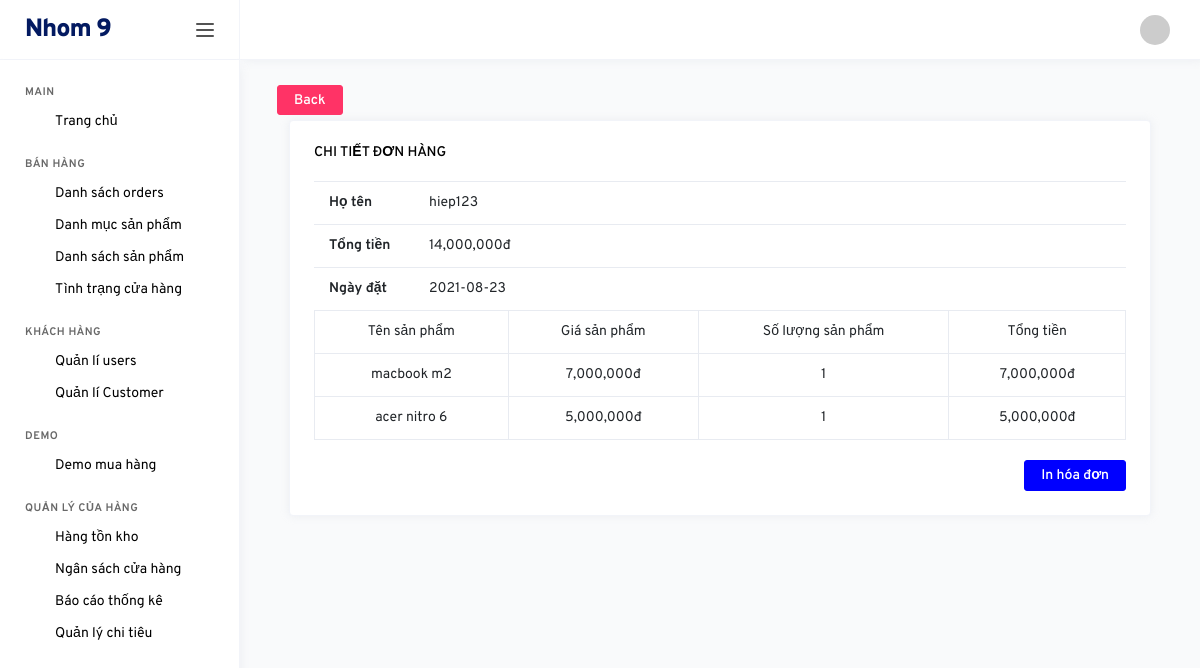
Page /backend/index.php?controller=orders&action=detail&id=27 (signed in) on the committed database.
### tables this page shows
CREATE TABLE `customers` (
  `id` int(11) NOT NULL,
  `name` varchar(500) NOT NULL,
  `phone` int(11) NOT NULL,
  `password` varchar(500) NOT NULL,
  `thoi_quen` varchar(500) NOT NULL,
  `so_thich` varchar(500) NOT NULL,
  `sinh_nhat` date NOT NULL
);

CREATE TABLE `orders` (
  `id` int(11) NOT NULL,
  `customer_id` int(11) NOT NULL,
  `date` date NOT NULL,
  `price` int(11) NOT NULL
);

CREATE TABLE `order_detail` (
  `id` int(11) NOT NULL,
  `order_id` int(11) NOT NULL,
  `product_id` int(11) NOT NULL,
  `quantity` int(11) NOT NULL
);

CREATE TABLE `products` (
  `id` int(11) NOT NULL,
  `name` varchar(500) NOT NULL,
  `category_id` int(11) NOT NULL,
  `ma_hang` varchar(500) NOT NULL,
  `bao_hanh` int(11) NOT NULL,
  `so_imei` varchar(500) NOT NULL,
  `so_serial` varchar(500) NOT NULL,
  `ton_kho` int(11) NOT NULL,
  `xuat_su` varchar(500) NOT NULL,
  `price` int(11) NOT NULL
);

### backend/controllers/OrdersController.php (called while the page is built, shortened)
<?php
	include "Models/OrdersModel.php";
	class OrdersController extends Controller{
		public function detail(){
			$id = isset($_GET["id"]) ? $_GET["id"] : 0;
			$data = $this->modelListOrderDetails($id);
			$this->loadView("OrderDetailView.php",["data"=>$data,"id"=>$id]);
		}
	}
 ?>

### backend/models/OrdersModel.php (called while the page is built, shortened)
<?php
	trait OrdersModel{
		public function modelGetOrders($id){
			$conn = Connection::getInstance();
			$query = $conn->query("select * from orders where id = $id");
			return $query->fetch();
		}
		public function modelGetCustomers($id){
			$conn = Connection::getInstance();
			$query = $conn->query("select * from customers where id = $id");
			return $query->fetch();
		}
		public function modelGetProducts($id){
			$conn = Connection::getInstance();
			$query = $conn->query("select * from products where id = $id");
			return $query->fetch();
		}
		public function modelListOrderDetails($id){
			$conn = Connection::getInstance();
			$query = $conn->query("select * from order_detail where order_id = $id");
			return $query->fetchAll();
		}
	}
 ?>

### backend/views/OrderDetailView.php (the view, shortened to what this page needs)
<div class="col-md-12">
    <div style="margin-bottom:5px;">
        <input onclick="history.go(-1);" type="button" value="Back" class="btn btn-danger">
    </div>
    <div class="col-md-12 grid-margin stretch-card">
    <div class="card">
        <div class="card-body">
        <h6 class="card-title">Chi tiết đơn hàng</h6>
        <div class="panel-body">
            <?php
                $order = $this->modelGetOrders($id);
                $customer = $this->modelGetCustomers($order->customer_id);
             ?>
            <table class="table">
                <tr>
                    <th style="width: 100px;">Họ tên</th>
                    <td><?php echo $customer->name; ?></td>
                </tr>
                <tr>
                    <th style="width: 100px;">Tổng tiền</th>
                    <td><?php echo number_format($order->price); ?>đ</td>
                </tr>
                <tr>
                    <th style="width: 100px;">Ngày đặt</th>
                    <td><?php echo $order->date; ?></td>
                </tr>
            </table>
            <table class="table table-bordered table-hover">
                 <tr>
                    <td style="text-align: center;">Tên sản phẩm</td>
                    <td style="text-align: center;">Giá sản phẩm</td>
                    <td style="text-align: center;">Số lượng sản phẩm</td>
                    <td style="text-align: center;">Tổng tiền</td>
                </tr>
                <?php foreach($data as $rows): ?>
                    <?php
                        $product = $this->modelGetProducts($rows->product_id);
                     ?>
                    <tr>
                        <td style="text-align: center;"><?php echo $product->name; ?></td>
                        <td style="text-align: center;"><?php echo number_format($product->price); ?>đ</td>
                        <td style="text-align: center;"><?php echo $rows->quantity; ?></td>
                        <td style="text-align: center;"><?php echo number_format($rows->quantity*$product->price); ?>đ</td>
                    </tr>
                <?php endforeach; ?>
            </table>
            <button onclick="window.print();" class="btn btn-primary" style="margin-top: 20px; float: right;">In hóa đơn</button>
        </div>
    </div>
    </div>
</div>
</div>

### rows in the picture
customers: name "hiep123"
orders: price "14,000,000", date "2021-08-23"
order_detail: product.name "macbook m2", product.price "7,000,000", quantity "1", $rows->quantity*$product->price "7,000,000"
order_detail: product.name "acer nitro 6", product.price "5,000,000", quantity "1", $rows->quantity*$product->price "5,000,000"
